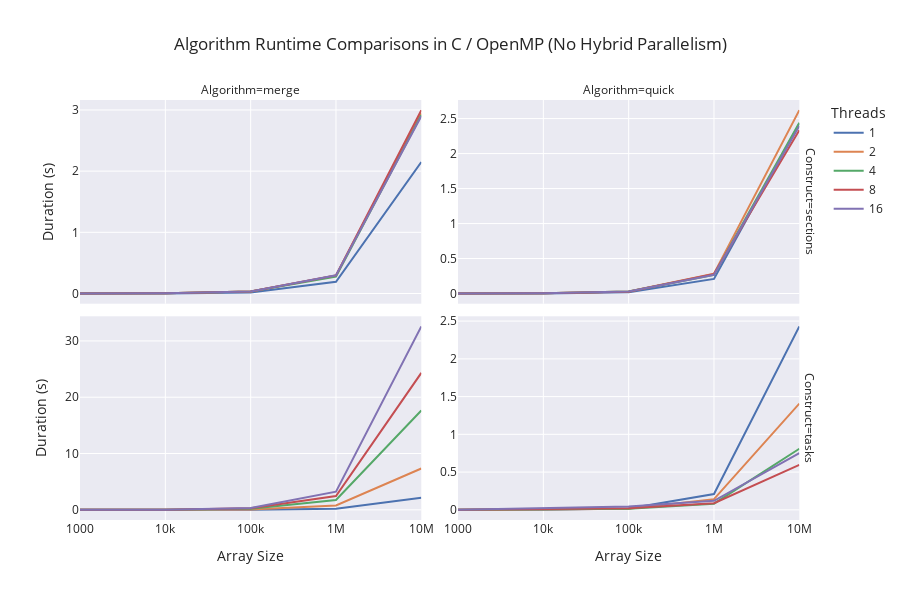

Notebook code for this chart:
### Code cell
fig = px.line(
    df,
    x='Size', y='Duration', color='Threads',
    facet_col='Algorithm', facet_col_wrap=2,
    facet_col_spacing=0.05,
    facet_row='Construct',
    template='seaborn',
    log_x=True,
#     log_y=True,
    title='Algorithm Runtime Comparisons in C / OpenMP (No Hybrid Parallelism)',
    height=600,
    labels={
        "Duration": "Duration (s)",
        "Size": "Array Size",
     },
)

fig.update_yaxes(matches=None)
fig.update_yaxes(showticklabels=True, col=2) # assuming second facet
fig.show()

### Figure 1 — Plotly figure (JSON) as saved in the notebook; plotly's stock layout.template omitted (floating-point values rounded to 4 significant figures)
{"data": [{"hovertemplate": "Threads=1<br>Construct=sections<br>Algorithm=merge<br>Array Size=%{x}<br>Duration (s)=%{y}<extra></extra>", "legendgroup": "1", "line": {"color": "rgb(76,114,176)", "dash": "solid"}, "mode": "lines", "name": "1", "orientation": "v", "showlegend": true, "type": "scatter", "x": [1000, 10000, 100000, 1000000, 10000000], "xaxis": "x3", "y": [0.0001462, 0.001265, 0.01648, 0.1914, 2.148], "yaxis": "y3"}, {"hovertemplate": "Threads=1<br>Construct=sections<br>Algorithm=quick<br>Array Size=%{x}<br>Duration (s)=%{y}<extra></extra>", "legendgroup": "1", "line": {"color": "rgb(76,114,176)", "dash": "solid"}, "mode": "lines", "name": "1", "orientation": "v", "showlegend": false, "type": "scatter", "x": [1000, 10000, 100000, 1000000, 10000000], "xaxis": "x4", "y": [0.0001386, 0.001345, 0.01816, 0.2089, 2.429], "yaxis": "y4"}, {"hovertemplate": "Threads=1<br>Construct=tasks<br>Algorithm=merge<br>Array Size=%{x}<br>Duration (s)=%{y}<extra></extra>", "legendgroup": "1", "line": {"color": "rgb(76,114,176)", "dash": "solid"}, "mode": "lines", "name": "1", "orientation": "v", "showlegend": false, "type": "scatter", "x": [1000, 10000, 100000, 1000000, 10000000], "xaxis": "x", "y": [0.0001462, 0.001265, 0.01648, 0.1914, 2.148], "yaxis": "y"}, {"hovertemplate": "Threads=1<br>Construct=tasks<br>Algorithm=quick<br>Array Size=%{x}<br>Duration (s)=%{y}<extra></extra>", "legendgroup": "1", "line": {"color": "rgb(76,114,176)", "dash": "solid"}, "mode": "lines", "name": "1", "orientation": "v", "showlegend": false, "type": "scatter", "x": [1000, 10000, 100000, 1000000, 10000000], "xaxis": "x2", "y": [0.0001386, 0.001345, 0.01816, 0.2089, 2.429], "yaxis": "y2"}, {"hovertemplate": "Threads=2<br>Construct=sections<br>Algorithm=merge<br>Array Size=%{x}<br>Duration (s)=%{y}<extra></extra>", "legendgroup": "2", "line": {"color": "rgb(221,132,82)", "dash": "solid"}, "mode": "lines", "name": "2", "orientation": "v", "showlegend": true, "type": "scatter", "x": [1000, 10000, 100000, 1000000, 10000000], "xaxis": "x3", "y": [0.0003369, 0.002832, 0.035, 0.2942, 2.945], "yaxis": "y3"}, {"hovertemplate": "Threads=2<br>Construct=sections<br>Algorithm=quick<br>Array Size=%{x}<br>Duration (s)=%{y}<extra></extra>", "legendgroup": "2", "line": {"color": "rgb(221,132,82)", "dash": "solid"}, "mode": "lines", "name": "2", "orientation": "v", "showlegend": false, "type": "scatter", "x": [1000, 10000, 100000, 1000000, 10000000], "xaxis": "x4", "y": [0.0002762, 0.002834, 0.03019, 0.2845, 2.62], "yaxis": "y4"}, {"hovertemplate": "Threads=2<br>Construct=tasks<br>Algorithm=merge<br>Array Size=%{x}<br>Duration (s)=%{y}<extra></extra>", "legendgroup": "2", "line": {"color": "rgb(221,132,82)", "dash": "solid"}, "mode": "lines", "name": "2", "orientation": "v", "showlegend": false, "type": "scatter", "x": [1000, 10000, 100000, 1000000, 10000000], "xaxis": "x", "y": [0.001163, 0.009463, 0.07678, 0.767, 7.338], "yaxis": "y"}, {"hovertemplate": "Threads=2<br>Construct=tasks<br>Algorithm=quick<br>Array Size=%{x}<br>Duration (s)=%{y}<extra></extra>", "legendgroup": "2", "line": {"color": "rgb(221,132,82)", "dash": "solid"}, "mode": "lines", "name": "2", "orientation": "v", "showlegend": false, "type": "scatter", "x": [1000, 10000, 100000, 1000000, 10000000], "xaxis": "x2", "y": [0.001365, 0.002719, 0.01455, 0.1416, 1.408], "yaxis": "y2"}, {"hovertemplate": "Threads=4<br>Construct=sections<br>Algorithm=merge<br>Array Size=%{x}<br>Duration (s)=%{y}<extra></extra>", "legendgroup": "4", "line": {"color": "rgb(85,168,104)", "dash": "solid"}, "mode": "lines", "name": "4", "orientation": "v", "showlegend": true, "type": "scatter", "x": [1000, 10000, 100000, 1000000, 10000000], "xaxis": "x3", "y": [0.0002818, 0.003164, 0.03358, 0.2784, 2.917], "yaxis": "y3"}, {"hovertemplate": "Threads=4<br>Construct=sections<br>Algorithm=quick<br>Array Size=%{x}<br>Duration (s)=%{y}<extra></extra>", "legendgroup": "4", "line": {"color": "rgb(85,168,104)", "dash": "solid"}, "mode": "lines", "name": "4", "orientation": "v", "showlegend": false, "type": "scatter", "x": [1000, 10000, 100000, 1000000, 10000000], "xaxis": "x4", "y": [0.0002792, 0.003385, 0.02936, 0.2671, 2.441], "yaxis": "y4"}, {"hovertemplate": "Threads=4<br>Construct=tasks<br>Algorithm=merge<br>Array Size=%{x}<br>Duration (s)=%{y}<extra></extra>", "legendgroup": "4", "line": {"color": "rgb(85,168,104)", "dash": "solid"}, "mode": "lines", "name": "4", "orientation": "v", "showlegend": false, "type": "scatter", "x": [1000, 10000, 100000, 1000000, 10000000], "xaxis": "x", "y": [0.002117, 0.01949, 0.192, 1.754, 17.65], "yaxis": "y"}, {"hovertemplate": "Threads=4<br>Construct=tasks<br>Algorithm=quick<br>Array Size=%{x}<br>Duration (s)=%{y}<extra></extra>", "legendgroup": "4", "line": {"color": "rgb(85,168,104)", "dash": "solid"}, "mode": "lines", "name": "4", "orientation": "v", "showlegend": false, "type": "scatter", "x": [1000, 10000, 100000, 1000000, 10000000], "xaxis": "x2", "y": [0.001871, 0.00513, 0.01288, 0.08129, 0.8095], "yaxis": "y2"}, {"hovertemplate": "Threads=8<br>Construct=sections<br>Algorithm=merge<br>Array Size=%{x}<br>Duration (s)=%{y}<extra></extra>", "legendgroup": "8", "line": {"color": "rgb(196,78,82)", "dash": "solid"}, "mode": "lines", "name": "8", "orientation": "v", "showlegend": true, "type": "scatter", "x": [1000, 10000, 100000, 1000000, 10000000], "xaxis": "x3", "y": [0.0002989, 0.00297, 0.03151, 0.2965, 2.996], "yaxis": "y3"}, {"hovertemplate": "Threads=8<br>Construct=sections<br>Algorithm=quick<br>Array Size=%{x}<br>Duration (s)=%{y}<extra></extra>", "legendgroup": "8", "line": {"color": "rgb(196,78,82)", "dash": "solid"}, "mode": "lines", "name": "8", "orientation": "v", "showlegend": false, "type": "scatter", "x": [1000, 10000, 100000, 1000000, 10000000], "xaxis": "x4", "y": [0.0002502, 0.00312, 0.02692, 0.2808, 2.333], "yaxis": "y4"}, {"hovertemplate": "Threads=8<br>Construct=tasks<br>Algorithm=merge<br>Array Size=%{x}<br>Duration (s)=%{y}<extra></extra>", "legendgroup": "8", "line": {"color": "rgb(196,78,82)", "dash": "solid"}, "mode": "lines", "name": "8", "orientation": "v", "showlegend": false, "type": "scatter", "x": [1000, 10000, 100000, 1000000, 10000000], "xaxis": "x", "y": [0.002539, 0.02562, 0.2609, 2.435, 24.32], "yaxis": "y"}, {"hovertemplate": "Threads=8<br>Construct=tasks<br>Algorithm=quick<br>Array Size=%{x}<br>Duration (s)=%{y}<extra></extra>", "legendgroup": "8", "line": {"color": "rgb(196,78,82)", "dash": "solid"}, "mode": "lines", "name": "8", "orientation": "v", "showlegend": false, "type": "scatter", "x": [1000, 10000, 100000, 1000000, 10000000], "xaxis": "x2", "y": [0.001982, 0.01059, 0.0218, 0.08839, 0.5944], "yaxis": "y2"}, {"hovertemplate": "Threads=16<br>Construct=sections<br>Algorithm=merge<br>Array Size=%{x}<br>Duration (s)=%{y}<extra></extra>", "legendgroup": "16", "line": {"color": "rgb(129,114,179)", "dash": "solid"}, "mode": "lines", "name": "16", "orientation": "v", "showlegend": true, "type": "scatter", "x": [1000, 10000, 100000, 1000000, 10000000], "xaxis": "x3", "y": [0.0003837, 0.004391, 0.03223, 0.2981, 2.897], "yaxis": "y3"}, {"hovertemplate": "Threads=16<br>Construct=sections<br>Algorithm=quick<br>Array Size=%{x}<br>Duration (s)=%{y}<extra></extra>", "legendgroup": "16", "line": {"color": "rgb(129,114,179)", "dash": "solid"}, "mode": "lines", "name": "16", "orientation": "v", "showlegend": false, "type": "scatter", "x": [1000, 10000, 100000, 1000000, 10000000], "xaxis": "x4", "y": [0.000411, 0.004217, 0.0297, 0.2673, 2.394], "yaxis": "y4"}, {"hovertemplate": "Threads=16<br>Construct=tasks<br>Algorithm=merge<br>Array Size=%{x}<br>Duration (s)=%{y}<extra></extra>", "legendgroup": "16", "line": {"color": "rgb(129,114,179)", "dash": "solid"}, "mode": "lines", "name": "16", "orientation": "v", "showlegend": false, "type": "scatter", "x": [1000, 10000, 100000, 1000000, 10000000], "xaxis": "x", "y": [0.00339, 0.03318, 0.3406, 3.222, 32.56], "yaxis": "y"}, {"hovertemplate": "Threads=16<br>Construct=tasks<br>Algorithm=quick<br>Array Size=%{x}<br>Duration (s)=%{y}<extra></extra>", "legendgroup": "16", "line": {"color": "rgb(129,114,179)", "dash": "solid"}, "mode": "lines", "name": "16", "orientation": "v", "showlegend": false, "type": "scatter", "x": [1000, 10000, 100000, 1000000, 10000000], "xaxis": "x2", "y": [0.002578, 0.02311, 0.04348, 0.1193, 0.7527], "yaxis": "y2"}], "layout": {"annotations": [{"font": {}, "showarrow": false, "text": "Algorithm=merge", "x": 0.2325, "xanchor": "center", "xref": "paper", "y": 1, "yanchor": "bottom", "yref": "paper"}, {"font": {}, "showarrow": false, "text": "Algorithm=quick", "x": 0.7475, "xanchor": "center", "xref": "paper", "y": 1, "yanchor": "bottom", "yref": "paper"}, {"font": {}, "showarrow": false, "text": "Construct=tasks", "textangle": 90, "x": 0.98, "xanchor": "left", "xref": "paper", "y": 0.2425, "yanchor": "middle", "yref": "paper"}, {"font": {}, "showarrow": false, "text": "Construct=sections", "textangle": 90, "x": 0.98, "xanchor": "left", "xref": "paper", "y": 0.7575, "yanchor": "middle", "yref": "paper"}], "height": 600, "legend": {"title": {"text": "Threads"}, "tracegroupgap": 0}, "title": {"text": "Algorithm Runtime Comparisons in C / OpenMP (No Hybrid Parallelism)"}, "xaxis": {"anchor": "y", "domain": [0, 0.465], "title": {"text": "Array Size"}, "type": "log"}, "xaxis2": {"anchor": "y2", "domain": [0.515, 0.98], "matches": "x", "title": {"text": "Array Size"}, "type": "log"}, "xaxis3": {"anchor": "y3", "domain": [0, 0.465], "matches": "x", "showticklabels": false, "type": "log"}, "xaxis4": {"anchor": "y4", "domain": [0.515, 0.98], "matches": "x", "showticklabels": false, "type": "log"}, "yaxis": {"anchor": "x", "domain": [0, 0.485], "title": {"text": "Duration (s)"}}, "yaxis2": {"anchor": "x2", "domain": [0, 0.485], "showticklabels": true}, "yaxis3": {"anchor": "x3", "domain": [0.515, 1], "title": {"text": "Duration (s)"}}, "yaxis4": {"anchor": "x4", "domain": [0.515, 1], "showticklabels": true}}}
